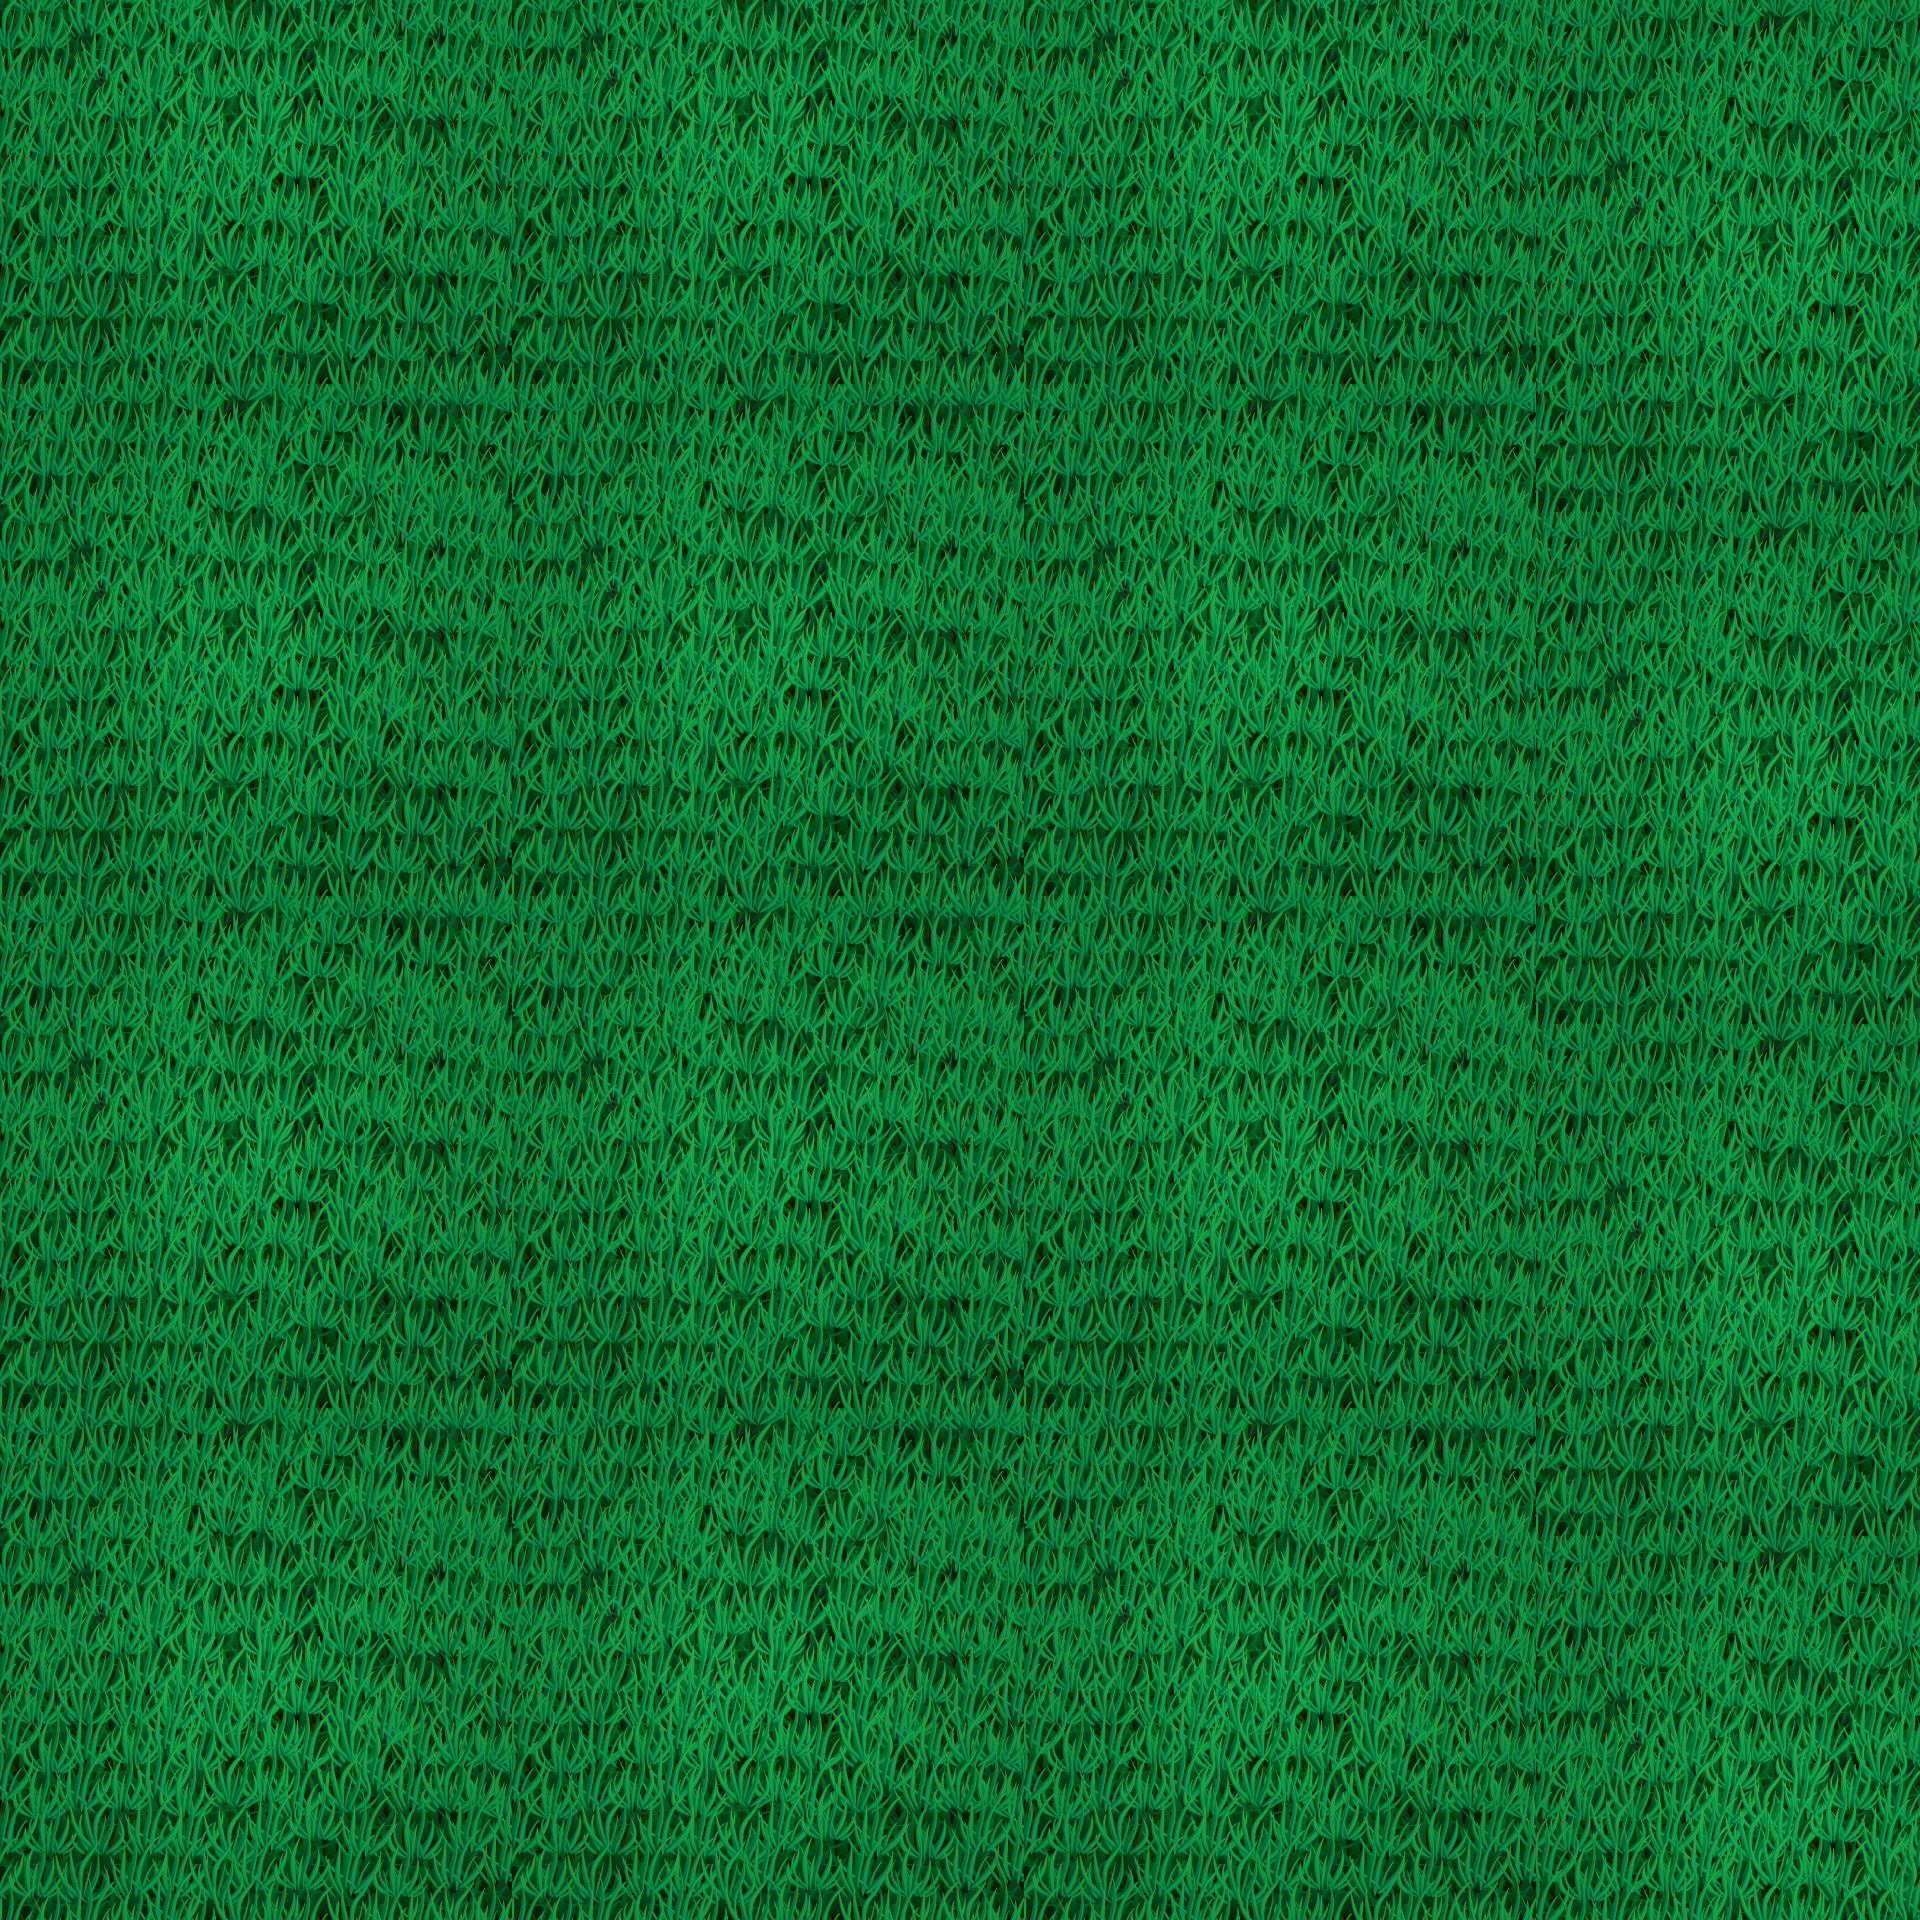

The image is a tile-based game level rendered from a .tmx file. Its description and source (layers, tilesets, objects; grid data summarised) follow:
An orthogonal 60x60 tile map with 32x32 px tiles, 1 tile layer (Kachelebene 1).

<map version="1.10" tiledversion="1.11.2" orientation="orthogonal" renderorder="right-down" width="60" height="60" tilewidth="32" tileheight="32" infinite="0" nextlayerid="2" nextobjectid="1">
 <tileset firstgid="1" name="Grass_Tile" tilewidth="32" tileheight="32" tilecount="256" columns="16">
  <image source="Grass_Tile.png" width="512" height="512" />
 </tileset>
 <layer id="1" name="Kachelebene 1" width="60" height="60">
  <data>[3600 cells, 3600 non-empty, 256 distinct tile ids]</data>
 </layer>
</map>
